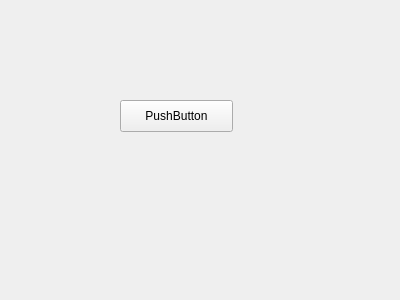
<?xml version="1.0" encoding="UTF-8"?>
<ui version="4.0">
 <class>StackedWidget</class>
 <widget class="QStackedWidget" name="StackedWidget">
  <property name="geometry">
   <rect>
    <x>0</x>
    <y>0</y>
    <width>400</width>
    <height>300</height>
   </rect>
  </property>
  <property name="windowTitle">
   <string>StackedWidget</string>
  </property>
  <widget class="QWidget" name="page">
   <widget class="QPushButton" name="pushButton">
    <property name="geometry">
     <rect>
      <x>120</x>
      <y>100</y>
      <width>113</width>
      <height>32</height>
     </rect>
    </property>
    <property name="text">
     <string>PushButton</string>
    </property>
   </widget>
  </widget>
  <widget class="QWidget" name="page"/>
 </widget>
 <resources/>
 <connections/>
</ui>
